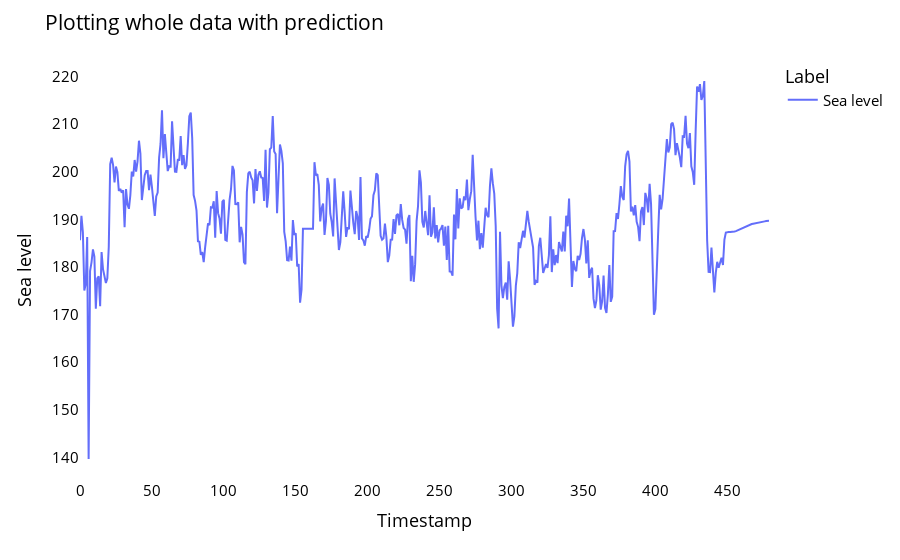

The notebook cell saved with this chart:
### Code cell
lstmdf=df.tolist()
lstmdf.extend((scaler.inverse_transform(lst_output).reshape(-1,1)).tolist())
lstmdf=np.array(lstmdf).reshape(1,-1).tolist()[0]

names = cycle(['Sea level'])

fig = px.line(lstmdf,labels={'value': 'Sea level','index': 'Timestamp'})
fig.update_layout(title_text='Plotting whole data with prediction',
                  plot_bgcolor='white', font_size=15, font_color='black',legend_title_text='Label')

fig.for_each_trace(lambda t:  t.update(name = next(names)))

fig.update_xaxes(showgrid=False)
fig.update_yaxes(showgrid=False)
fig.show()

### Figure 1 — Plotly figure (JSON) as saved in the notebook; plotly's stock layout.template omitted (floating-point values rounded to 4 significant figures; data arrays with more than 128 entries replaced by an {"elided": "..."} marker saying what was removed)
{"data": [{"hovertemplate": "variable=0<br>Timestamp=%{x}<br>Sea level=%{y}<extra></extra>", "legendgroup": "0", "line": {"color": "#636efa", "dash": "solid"}, "marker": {"symbol": "circle"}, "mode": "lines", "name": "Sea level", "orientation": "v", "showlegend": true, "type": "scatter", "x": {"elided": "480 int values"}, "xaxis": "x", "y": {"elided": "480 float values"}, "yaxis": "y"}], "layout": {"font": {"color": "black", "size": 15}, "legend": {"title": {"text": "Label"}, "tracegroupgap": 0}, "margin": {"t": 60}, "plot_bgcolor": "white", "title": {"text": "Plotting whole data with prediction"}, "xaxis": {"anchor": "y", "domain": [0, 1], "showgrid": false, "title": {"text": "Timestamp"}}, "yaxis": {"anchor": "x", "domain": [0, 1], "showgrid": false, "title": {"text": "Sea level"}}}}
